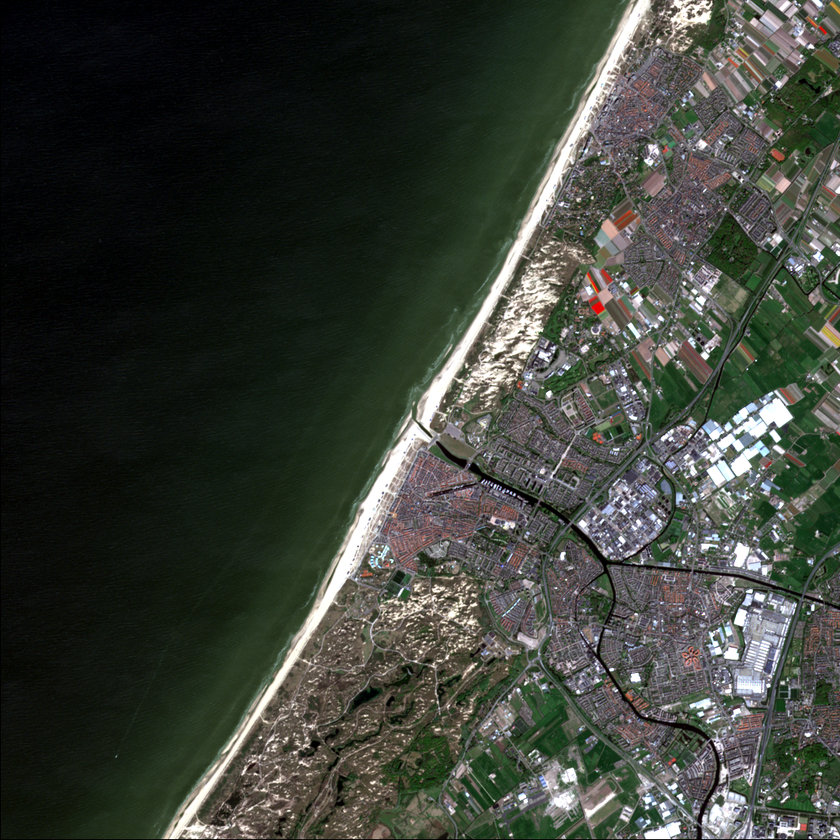
#> input picture Kursus Computer Vision/Pertemuan_1/sample1.tif, 840 x 840 px, shrunk from 1001 x 1001 before the run
$ jupyter execute '1.4 Image Color Conversion.ipynb'
#> lines starting #> are read from the running program, lines starting #| are printed output that depends on the picture
# 1.4 Image Colorspace Conversion
- Convert BGR to Grayscale
- Convert BGR to RGB
___

[cell 1]
# import opencv library
import cv2

<br><br><br><br>
## 1.4.1 Colorspace Conversion

- function `cv2.cvtColor(img, flag)`
- parameter :
    - `img` : image matrix (numpy array)
    - `flag` :
        - convert BGR <--> RGB \
        `cv2.COLOR_BGR2RGB` \
        `cv2.COLOR_RGB2BGR`<br><br>
        - convert BGR <--> GRAY \
        `cv2.COLOR_BGR2GRAY` \
        `cv2.COLOR_GRAY2RGB` <br><br>
- Convert BGR to RGB illustration. <br><br>
    </img><br><br>

## 4.1 OpenCV Implementation

[cell 2]
# read image from file 'sample1.tif'
img = cv2.imread('sample1.tif')
#> img is the input picture: shape (840, 840, 3); mean B, G, R 56, 64.1, 59.6


# convert BGR to Gray
img_gray = cv2.cvtColor(img, cv2.COLOR_BGR2GRAY)
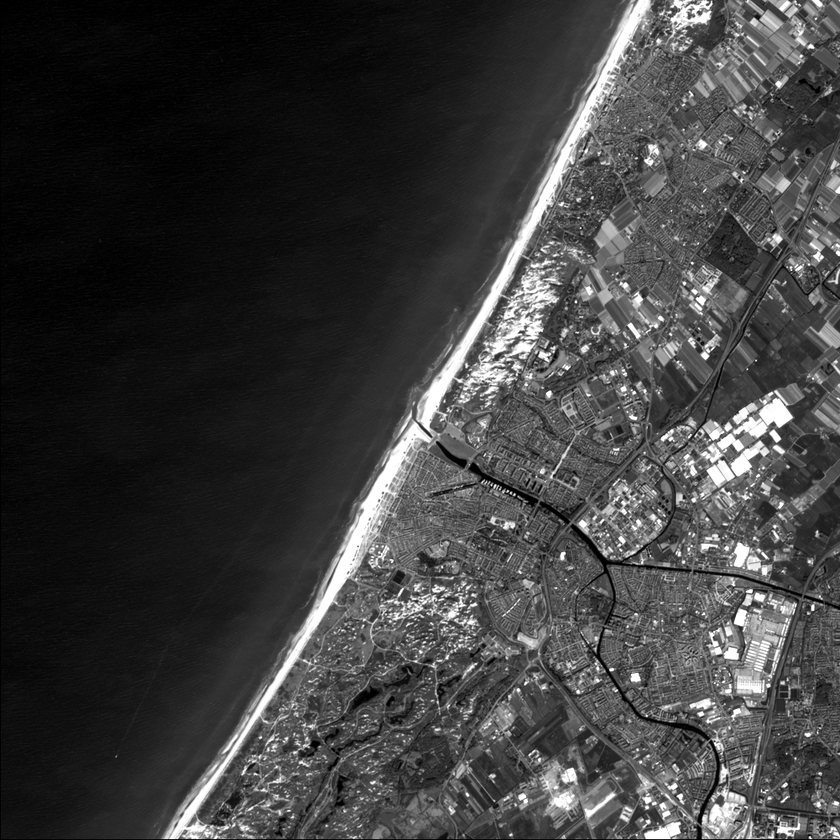
#> img_gray: shape (840, 840); min 0, max 255, mean 61.8

cv2.imshow('Original', img)
cv2.imshow('Gray', img_gray)
cv2.waitKey(0)
cv2.destroyAllWindows()


$ run again, with Kursus Computer Vision/Pertemuan_1/sample4.tif copied over Kursus Computer Vision/Pertemuan_1/sample1.tif
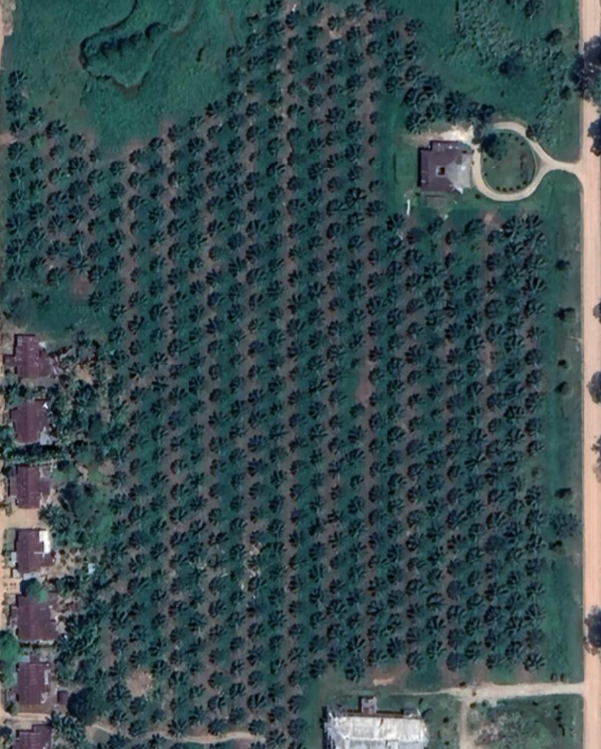
#> input picture Kursus Computer Vision/Pertemuan_1/sample4.tif, 601 x 749 px
#> img is the input picture: shape (749, 601, 3); mean B, G, R 79.6, 76.5, 57.2
#> `img_gray = cv2.cvtColor(img, cv2.COLOR_BGR2GRAY)`:
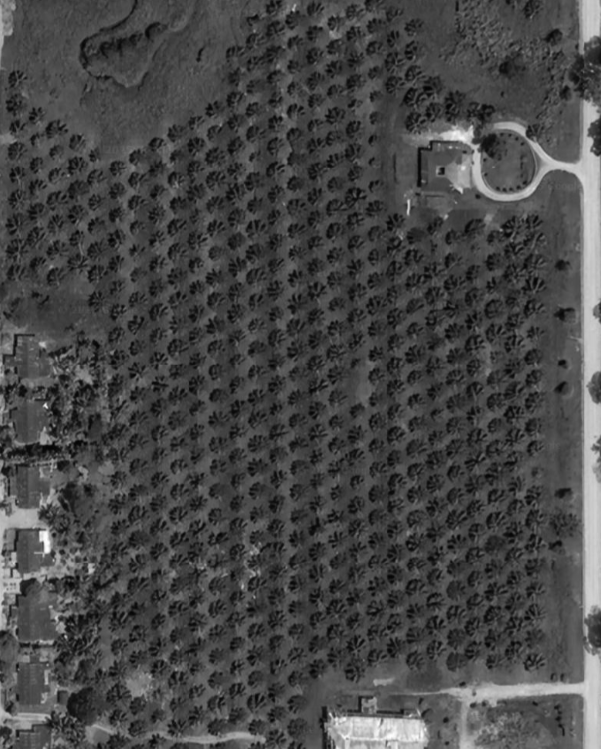
#> img_gray: shape (749, 601); min 3, max 255, mean 71.1
